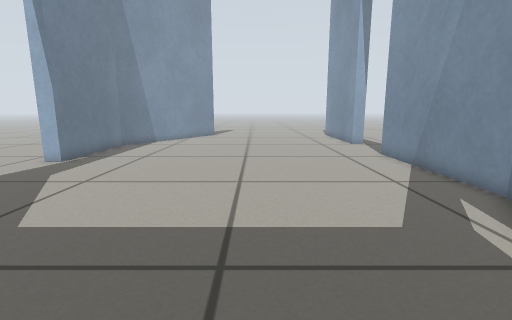
[1] (above)

12 first-person views from a walk through a robot-simulator world made for Gazebo. The camera is 0.45 m above the floor, tilts 10° down and sees 85° across. The floor is counted in squares, 0.2 m on a side. Each view is taken from the middle of a square. On the plan, view 1 faces up. The plan holds only what a view shows up to about 17 squares ahead; the rest is blank. The robots in the file are not drawn.

[2]
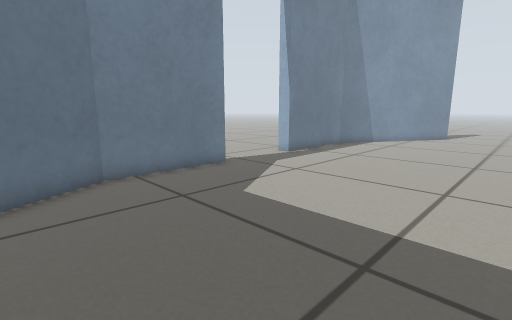

[3]
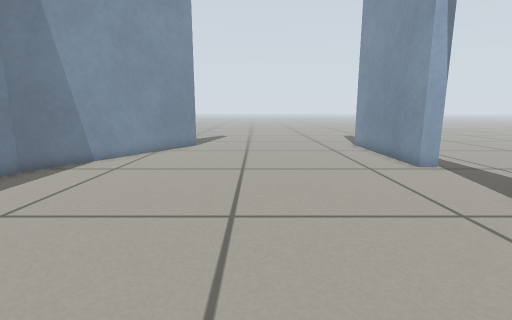

[4]
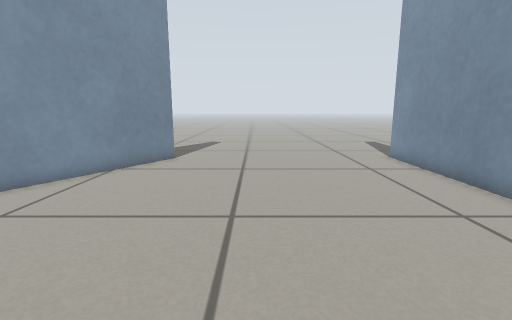

[5]
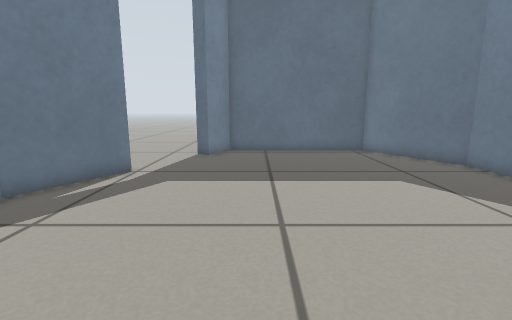

[6]
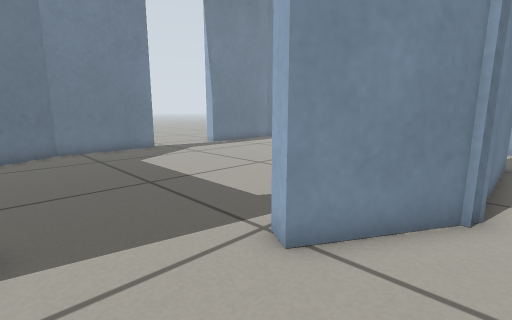

[7]
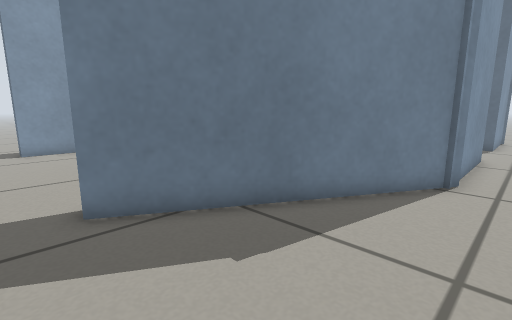

[8]
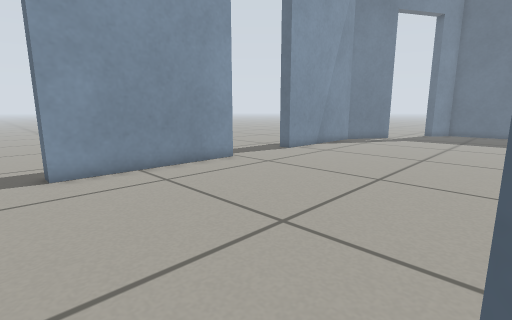

[9]
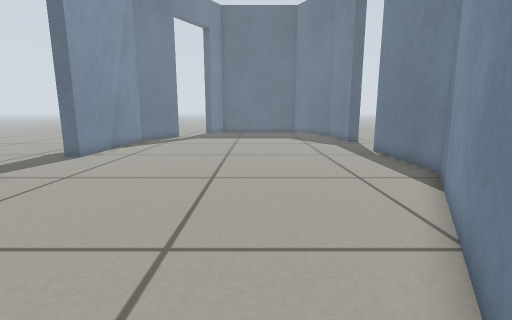

[10]
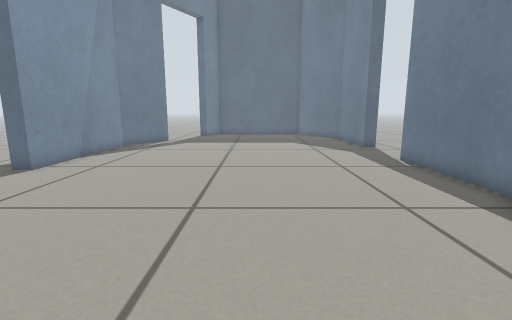

[11]
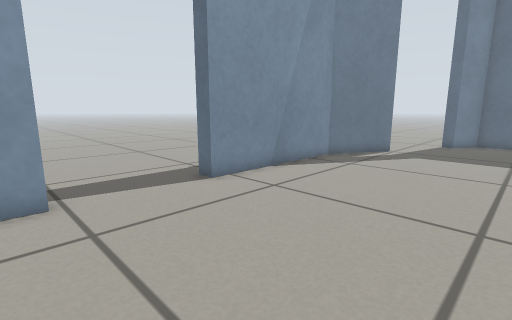

[12]
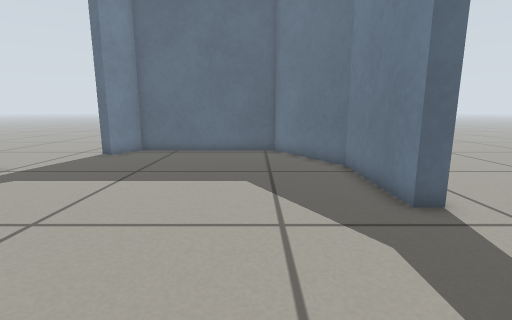

### Floor plan
Points are (right, up) in squares from view 1. A wall is a line through its corners. A room is listed if a view was taken in it or the views show most of it. See-through windows are left out.
Room 1 (views 1, 2, 3, 4, 5, 8, 9, 10, 11, 12)
walls: (6.6, 19) (6.6, 26.6); (-8.7, 7.8) (-8.7, 2.7) (-6.1, -1.8) (1.5, -1.8) (2.4, -0.2); (5.3, 3.4) (4.7, 3.8) (6.6, 7.1) (6.6, 14.5); (-3.9, 26.3) (-8.7, 18) (-8.7, 12.3)
ways out: opening at (7, 27.5) to room 2; open door at (3.5, 1) to room 2; open door at (5, 3) to room 2; open door at (7, 17) to room 2; opening at (-4.5, 27.5) to room 3; open door at (-9, 10) to room 3
Room 2 (view 6)
walls: (7.5, 7.1) (5.3, 3.4); (7.3, 14.5) (7.3, 8.9); (6.6, 26.6) (7.4, 26.6)
ways out: opening at (7, 27.5) to room 1; open door at (3.5, 1) to room 1; open door at (5, 3) to room 1; open door at (7, 17) to room 1
Room 3 (view 7)
walls: (-9.6, 17.9) (-4.6, 26.7); (-9.4, 12.3) (-9.4, 18.5); (-9.4, 4.9) (-9.4, 7.8)
ways out: opening at (-4.5, 27.5) to room 1; open door at (-9, 10) to room 1

Positions as (right, up) in squares from view 1, and headings:
1: (0, 0), facing up
2: (1, 0), facing up-left
3: (0, 8), facing up
4: (0, 13), facing up
5: (0, 14), facing down
6: (8, 0), facing up-left
7: (-11, 28), facing down-right
8: (-4, 28), facing down-right
9: (-2, 28), facing down
10: (-2, 25), facing down
11: (-1, 20), facing down-right
12: (-5, 14), facing down
